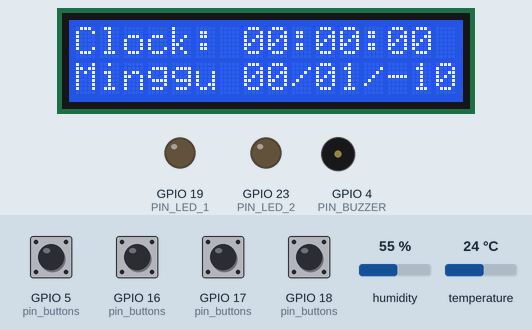
A sketch run on a simulated ESP32. Parts: 16×2 character LCD, output pins drawn as LEDs (lit = HIGH), buzzer (waves = sounding, pin HIGH). The test bench sets the inputs (shaded band); at power-on: GPIO 5 (pin_buttons), GPIO 16 (pin_buttons), GPIO 17 (pin_buttons), GPIO 18 (pin_buttons) HIGH, humidity 55 %, temperature 24 °C. The local clock reads 2024-03-15 10:24:30 at power-on unless the sketch sets it; what the sketch prints to the serial monitor is not drawn.

Above: at 1.2 s.
1.3 s: GPIO 17 (pin_buttons) pulled LOW for 1 s
At 2.8 s:
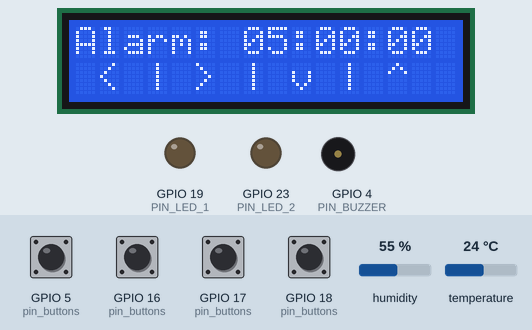
3.8 s: GPIO 16 (pin_buttons) pulled LOW for 1 s
At 5.8 s:
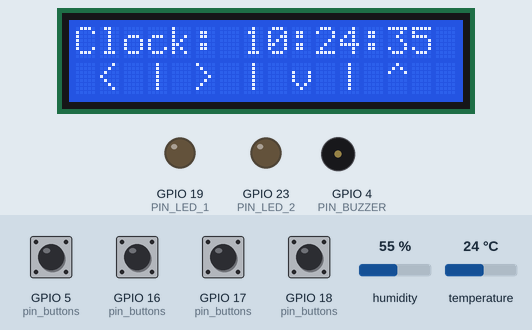
8.1 s: GPIO 16 (pin_buttons) pulled LOW for 1 s
At 9.8 s:
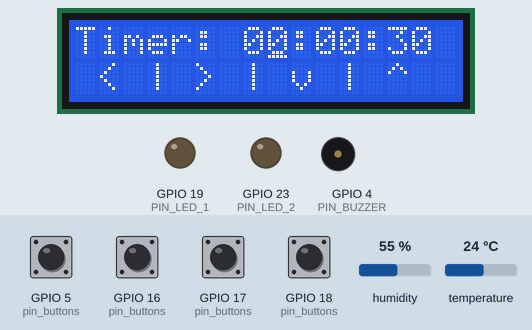
10.6 s: GPIO 5 (pin_buttons) pulled LOW for 1 s
At 12.8 s:
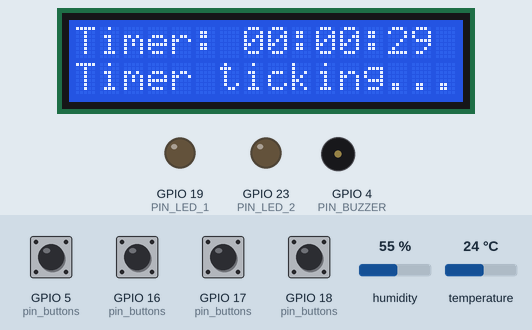
14.9 s: GPIO 17 (pin_buttons) pulled LOW for 1 s
At 17.6 s:
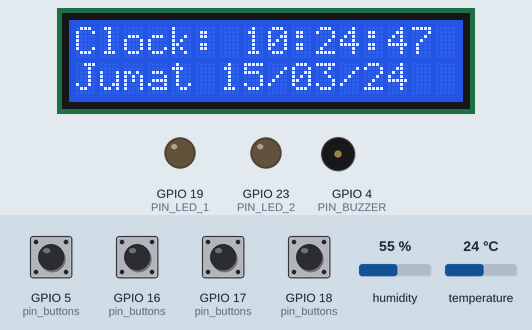
19.8 s: GPIO 5 (pin_buttons) pulled LOW for 1 s
At 22.0 s:
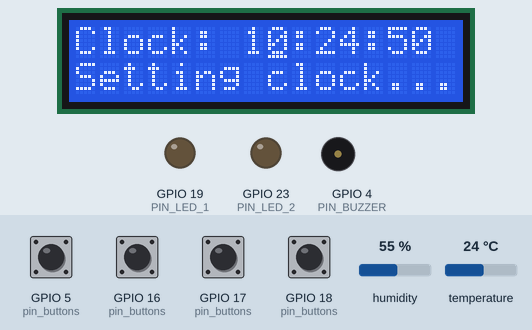
Timing chart, 0 to 42.6 s (numbered marks = the images above; inputs shaded):
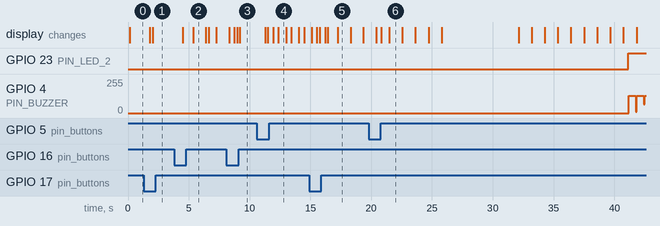

The sketch:

DigitalClock.ino
```cpp
#include "IncludeLib.h"

// task priorities | lower = less prioroty
#define BUTTON_TASK_PRIORITY 4
#define BUZZER_TASK_PRIORITY 3
#define LCD_TASK_PRIORITY 2
#define CLOCK_TASK_PRIORITY 3
#define ALARM_TASK_PRIORITY 3
#define TIMER_TASK_PRIORITY 4
#define DHT_TASK_PRIORITY 2


// task for debugging
void debugTask(void *pvParam) {
    // Task setup
    // Task loop
    while (1) {
        if (button_clicked) {
            Serial.print("Button clicked: ");
            Serial.println(button_clicked);
        }

        if (button_held) {
            Serial.print("Button held: ");
            Serial.println(button_held);
        }

        vTaskDelay(pdMS_TO_TICKS(100));
    }
}

void setup() {

    // Serial setup
    Serial.begin(115200);

    // Tasks setup
    xTaskCreatePinnedToCore(buzzerTask, "Buzzer Task", 2048, NULL, BUZZER_TASK_PRIORITY, NULL, 0);
    xTaskCreatePinnedToCore(buttonTask, "Button Task", 2048, NULL, BUTTON_TASK_PRIORITY, NULL, 0);
    xTaskCreatePinnedToCore(lcdTask, "LCD Task", 2048, NULL, LCD_TASK_PRIORITY, NULL, 0);
    xTaskCreatePinnedToCore(clockTask, "Clock Task", 2048, NULL, CLOCK_TASK_PRIORITY, NULL, 0);
    xTaskCreatePinnedToCore(alarmTask, "Alarm Task", 2048, NULL, ALARM_TASK_PRIORITY, NULL, 0);
    xTaskCreatePinnedToCore(timerTask, "Timer Task", 2048, NULL, TIMER_TASK_PRIORITY, NULL, 0);
    xTaskCreatePinnedToCore(dhtTask, "DHT Task", 2048, NULL, DHT_TASK_PRIORITY, NULL, 0);
    // xTaskCreatePinnedToCore(debugTask, "Debug Task", 2048, NULL, 5, NULL, 0);

    Serial.println("Tasks started!");
}

void loop() {
}
```

IncludeLib.h
```cpp
/* cc: Irfan Nurhakim Hilmi - 2025
* Header file to include all library used
*/

#define LIBRARY_INCLUDED

#include <LiquidCrystal_I2C.h>
#include <ESP32Time.h>
#include <DHT.h>
#include "WiFi.h"
#include "Wire.h"
#include "time.h"

#include "PinDefine.h"
#include "Variables.h"
#include "srcs/ButtonTask.cpp"
#include "srcs/BuzzerTask.cpp"
#include "srcs/LCDTask.cpp"
#include "srcs/AlarmTask.cpp"
#include "srcs/TimerTask.cpp"
#include "srcs/ClockTask.cpp"
#include "srcs/DHTTask.cpp"
```

PinDefine.h
```cpp
/* cc: Irfan Nurhakim Hilmi - 2025
* Header file for pin definitions
*/

#define PIN_DEFINED

// button pins
#define NUM_BUTTONS 4
const int pin_buttons[NUM_BUTTONS] = {16, 17, 5, 18}; // button 1, 2, 3, 4

// buzzer pin
#define PIN_BUZZER 4

// led pin
#define PIN_LED_1 19 // yellow led
#define PIN_LED_2 23 // red led

// dht sensor pin
#define PIN_DHT 13
```

Variables.h
```cpp
/* cc: Irfan Nurhakim Hilmi - 2025
* Header file for all global variables declarations
*/

#define VARIABLES_DECLARED

// button task global variables
extern int button_clicked, button_held;
extern int button_processed;

// buzzer task global variables
extern int buzzer_alarm_on, buzzer_timer_on;

// lcd task global variables
extern int lcd_cursor_pos, lcd_page_num;
extern int lcd_clock_mode, lcd_alarm_mode, lcd_timer_mode;

// clock task global variables
#define WIFI_SSID "YOUR_SSID"
#define WIFI_PASSWORD "YOUR_PASSWORD"
#define TIME_ZONE +7
extern struct tm timeinfo;

// alarm task global variables
extern int alarm_hour, alarm_minute, alarm_second;

// timer task global variables
extern int timer_hour, timer_minute, timer_second;

// dht task global variables
extern float dht_humid, dht_temp;
```

Melodies.h
```cpp
/* cc: Irfan Nurhakim Hilmi - 2025
* Header file for piano melodies to frequency conversion
*/

#define M_A0 28
#define M_AS0 29
#define M_B0 31
#define M_C1 33
#define M_CS1 35
#define M_D1 37
#define M_DS1 39
#define M_E1 41
#define M_F1 44
#define M_FS1 46
#define M_G1 49
#define M_GS1 52
#define M_A1 55
#define M_AS1 58
#define M_B1 62
#define M_C2 65
#define M_CS2 69
#define M_D2 73
#define M_DS2 78
#define M_E2 82
#define M_F2 87
#define M_FS2 93
#define M_G2 98
#define M_GS2 104
#define M_A2 110
#define M_AS2 117
#define M_B2 123
#define M_C3 131
#define M_CS3 139
#define M_D3 147
#define M_DS3 156
#define M_E3 165
#define M_F3 175
#define M_FS3 185
#define M_G3 196
#define M_GS3 208
#define M_A3 220
#define M_AS3 233
#define M_B3 247
#define M_C4 262
#define M_CS4 277
#define M_D4 294
#define M_DS4 311
#define M_E4 330
#define M_F4 349
#define M_FS4 370
#define M_G4 392
#define M_GS4 415
#define M_A4 440
#define M_AS4 466
#define M_B4 494
#define M_C5 523
#define M_CS5 554
#define M_D5 587
#define M_DS5 622
#define M_E5 659
#define M_F5 698
#define M_FS5 740
#define M_G5 784
#define M_GS5 831
#define M_A5 880
#define M_AS5 932
#define M_B5 988
#define M_C6 1047
#define M_CS6 1109
#define M_D6 1175
#define M_DS6 1245
#define M_E6 1319
#define M_F6 1397
#define M_FS6 1480
#define M_G6 1568
#define M_GS6 1661
#define M_A6 1760
#define M_AS6 1865
#define M_B6 1976
#define M_C7 2093
#define M_CS7 2217
#define M_D7 2349
#define M_DS7 2489
#define M_E7 2637
#define M_F7 2794
#define M_FS7 2960
#define M_G7 3136
#define M_GS7 3322
#define M_A7 3520
#define M_AS7 3729
#define M_B7 3951
#define M_C8 4186
```

Measured:
- after the input at 1.3 s, the display: first differs from a run without the input after 0.74 s (image 1)
- after the input at 3.8 s, the display: first changes after 0.72 s (image 2 shows a later state)
- after the input at 8.1 s, the display: first differs from a run without the input after 0.87 s (image 3 shows a later state)
- after the input at 10.6 s, the display: first changes after 0.70 s (image 4 shows a later state)
- after the input at 14.9 s, the display: first differs from a run without the input after 0.87 s (image 5 shows a later state)
- what the display in image 2 shows lasts 1.0 s, from 5.4 s to 6.4 s
- what the display in image 4 shows lasts 0.6 s, from 12.4 s to 13.0 s
